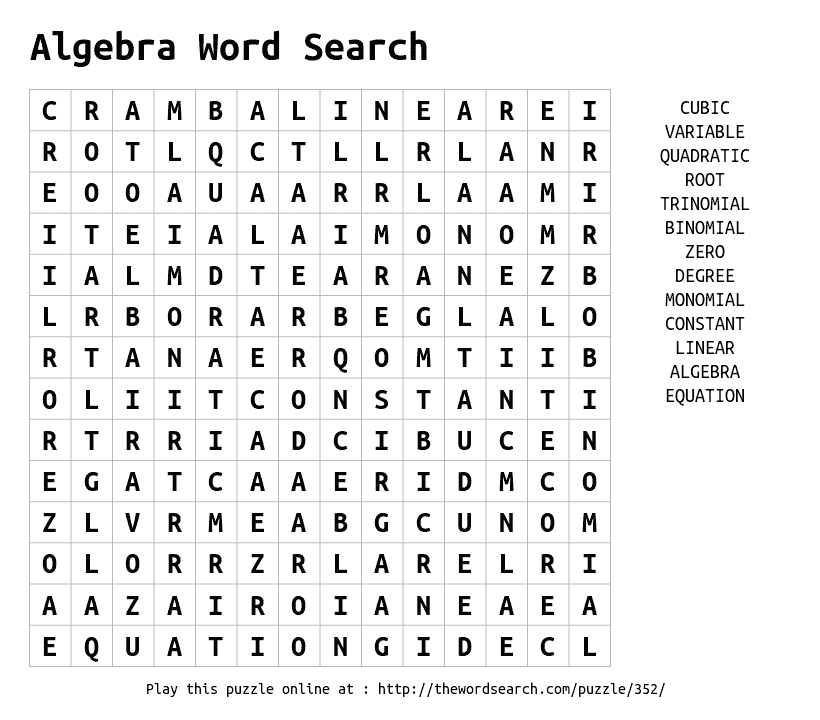
//> input picture Homework/Homework2/HW2_2019/HW2/Part_1/p1_search.png, 820 x 720 px
$ ./p2_code   (built with g++ and OpenCV 4)
//> lines starting //> are read from the running program, lines starting //| are printed output that depends on the picture; after the words box and inside, x2 and y2 are one past the last pixel; in counts of white or black regions, pixels touching at a corner belong together
#include <iostream>

#include <opencv2/opencv.hpp>
#include <opencv2/imgproc/imgproc.hpp>
#include <opencv2/highgui/highgui.hpp>
#include <opencv2/imgcodecs/imgcodecs.hpp>

using namespace std;
using namespace cv;

Mat src;
Mat horiz;
Mat vert;
Mat grid;
Mat letters;
Mat dst;

int erosion_elem = 0;
int erosion_width = 0;
int erosion_height = 0;
int dilation_width = 0;
int dilation_height = 0;
int dilation_elem = 0;
int max_kernel_size = 100;


int main()
{
    char keyPress;
    cout << "p1_opencv_code.cpp\n";
    // Read image
    src = imread("C:\\Users\\mmort\\GIT\\CprE575\\Homework\\Homework2\\HW2_2019\\HW2\\Part_1\\p1_search.png", IMREAD_GRAYSCALE);
//> src is the input picture: 720 rows x 820 cols, CV_8UC1; min 4, max 255, mean 237.3
    bitwise_not(src, src);
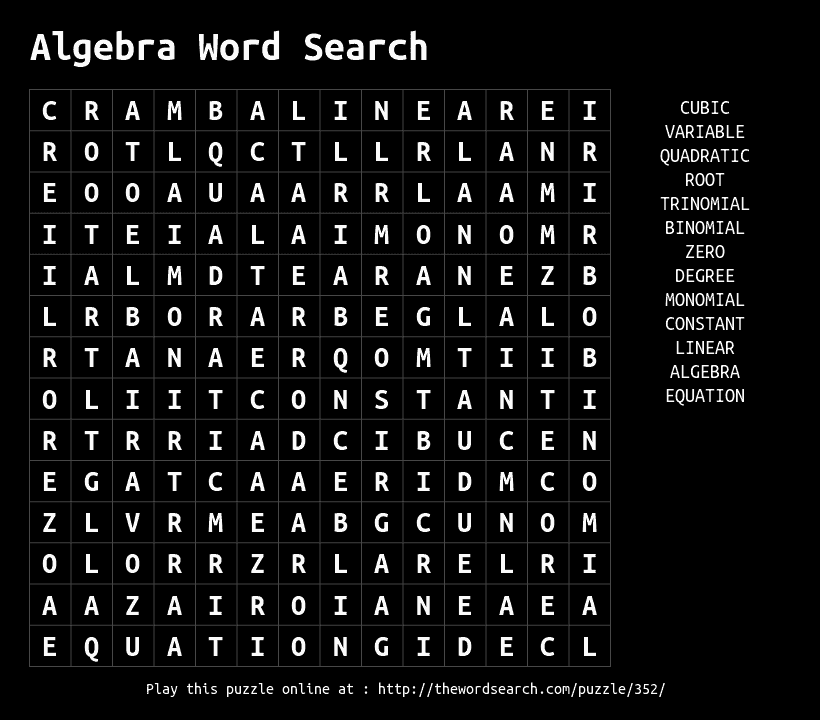
//> src: 720 rows x 820 cols, CV_8UC1; min 0, max 251, mean 17.7

    // Extract the vertical lines of the grid
    Mat element1 = getStructuringElement( MORPH_RECT,
                         Size( 2*0 + 1, 2*17+1 ),
                         Point( 0, 17 ) );
    morphologyEx( src, vert, MORPH_OPEN, element1 );
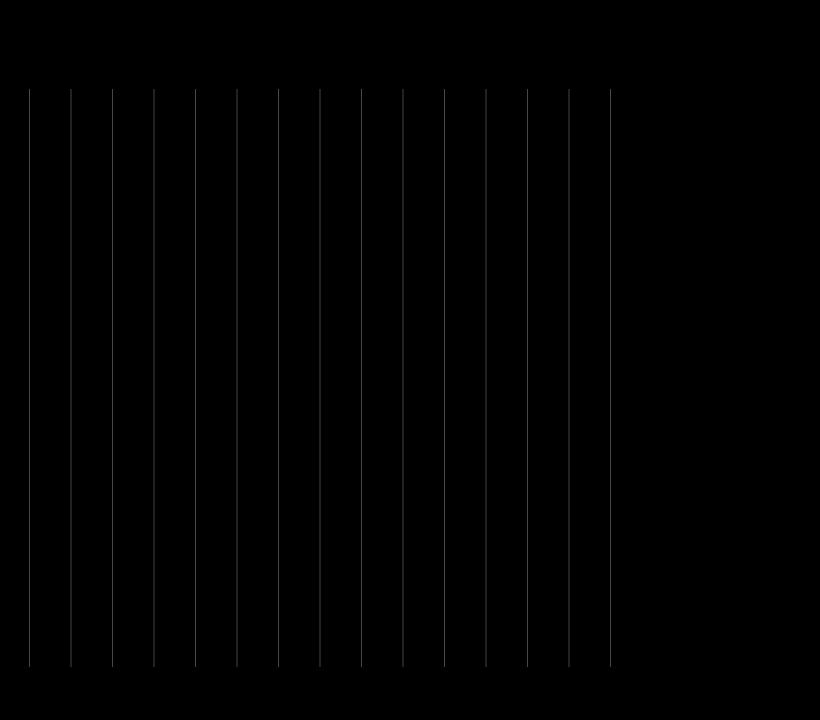
//> vert: 720 rows x 820 cols, CV_8UC1; min 0, max 71, mean 1

    // Extract the horizontal lines of the grid
    Mat element2 = getStructuringElement( MORPH_RECT,
                         Size( 2*10 + 1, 2*0+1 ),
                         Point( 10, 0 ) );
    morphologyEx( src, horiz, MORPH_OPEN, element2 );
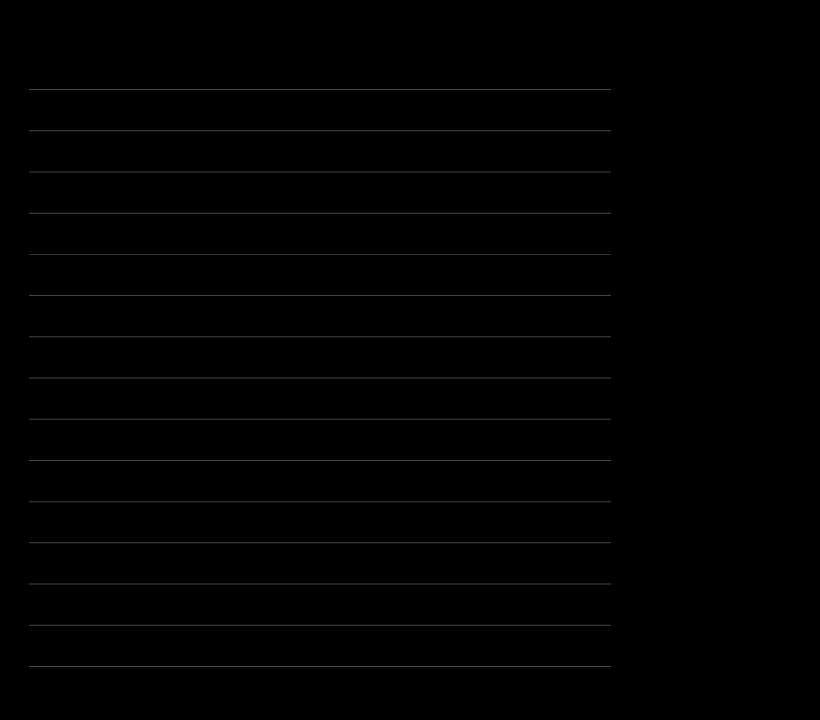
//> horiz: 720 rows x 820 cols, CV_8UC1; min 0, max 71, mean 1

    // Combine the horizontal and vertical lines into one image
    grid = horiz+vert;

    // Determine the boundary of the image
    bool searchingRight = false;
    bool foundResult = false;
    int minRow = 0;
    int maxRow = 0;
    int minCol = 0;
    int maxCol = 0;
    for (int r = 0; r < grid.rows; r++) {
        for (int c = 0; c < grid.cols; c++) {
            if ((int) grid.at<uchar>(r, c) > 0 && minRow == 0) {
                minRow = r;
                minCol = c;
                searchingRight = true;
            }
            else if ((int) grid.at<uchar>(r, c) == 0 && searchingRight == true) {
                maxCol = c;
                maxRow = minRow + (maxCol - minCol);
                foundResult = true;
                break;
            }
        }
        if (foundResult) {
            break;
        }
    }
//> after the loop, minRow = 89; minCol = 29; searchingRight = true; maxCol = 611; maxRow = 671; foundResult = true

    // Using the grid dimensions, display only the grid pixels and pixels within the grid
    bitwise_not(src, src);
    dst = src;
    for (int i = 0; i < grid.rows; i++) {
        for (int j = 0; j < grid.cols; j++) {
            if (!(i >= minRow && i <= maxRow && j >= minCol && j <= maxCol)) {
                dst.at<uchar>(i, j) = 255;
            }
        }
    }
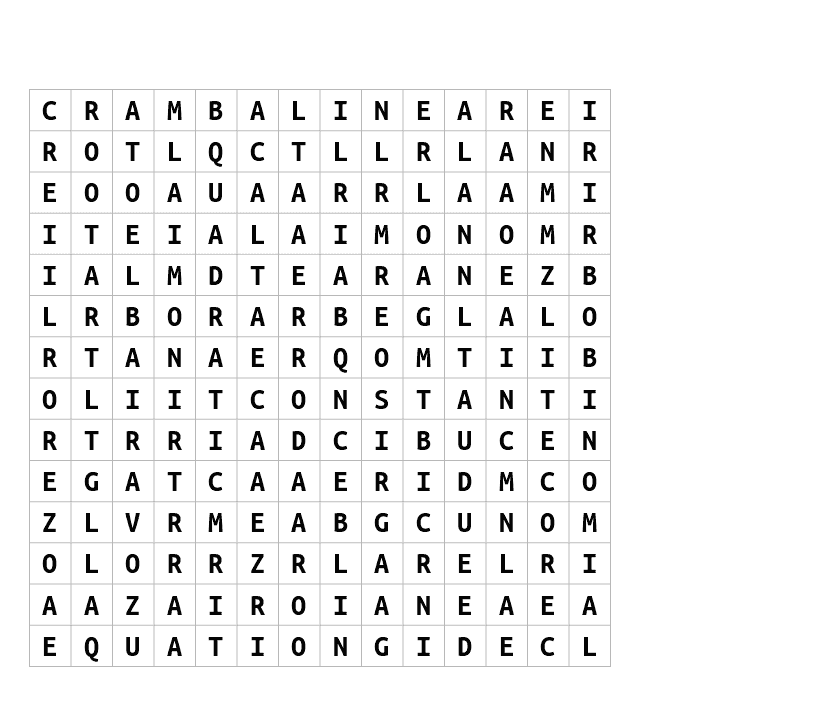
//> dst: 720 rows x 820 cols, CV_8UC1; 2.24% of pixels changed, all inside (x1, y1, x2, y2) = (30, 30, 750, 697)

//    imshow( "p1", dst );

    // Subtract the horizontal and vertical from the inverted image (should remove those lines)
    Mat letters;
    bitwise_not(dst, letters);
    bitwise_not(dst, dst);
    letters = letters-vert;
    letters = letters-horiz;
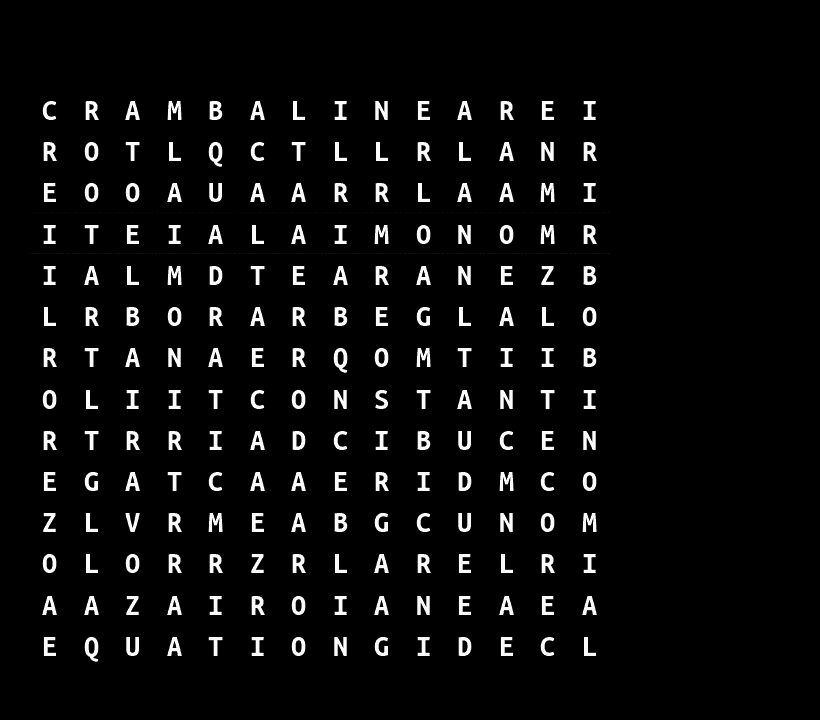
//> letters: 720 rows x 820 cols, CV_8UC1; min 0, max 251, mean 11.7

    // Subtract the isolated characters image from the original inverted image (should leave only grid)
    grid = dst - letters;
//> grid: 720 rows x 820 cols, CV_8UC1; min 0, max 71, mean 2

    // Invert the colors of these results back to the original black and white composition
    bitwise_not(letters, letters);
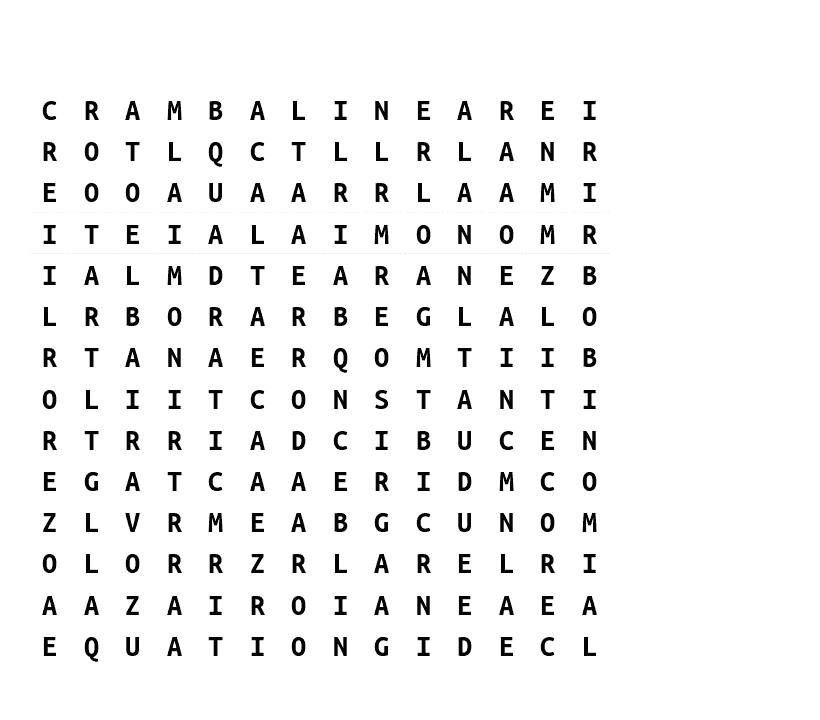
//> letters: 720 rows x 820 cols, CV_8UC1; min 4, max 255, mean 243.3
    bitwise_not(grid, grid);
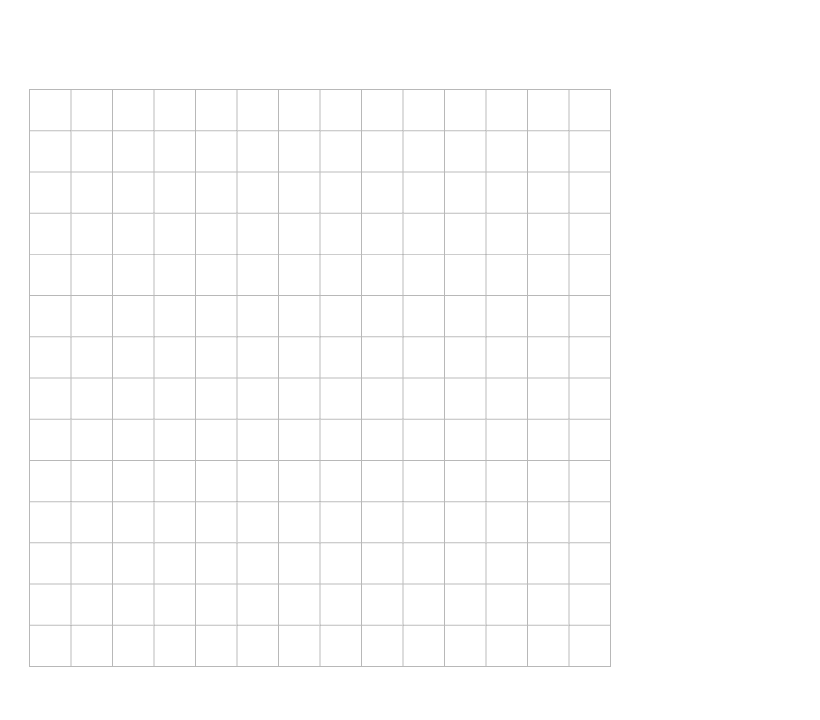
//> grid: 720 rows x 820 cols, CV_8UC1; min 184, max 255, mean 253

    // Show results
    imshow("Letters", letters);
    imshow("Grid", grid);

    while(1)
    {
        keyPress = waitKey();
//> the 'q' key is pressed
        // Press q key to close window
        if (keyPress == 'q')
        {
            destroyAllWindows();
            break;
        }
    }
    return 0;
}
